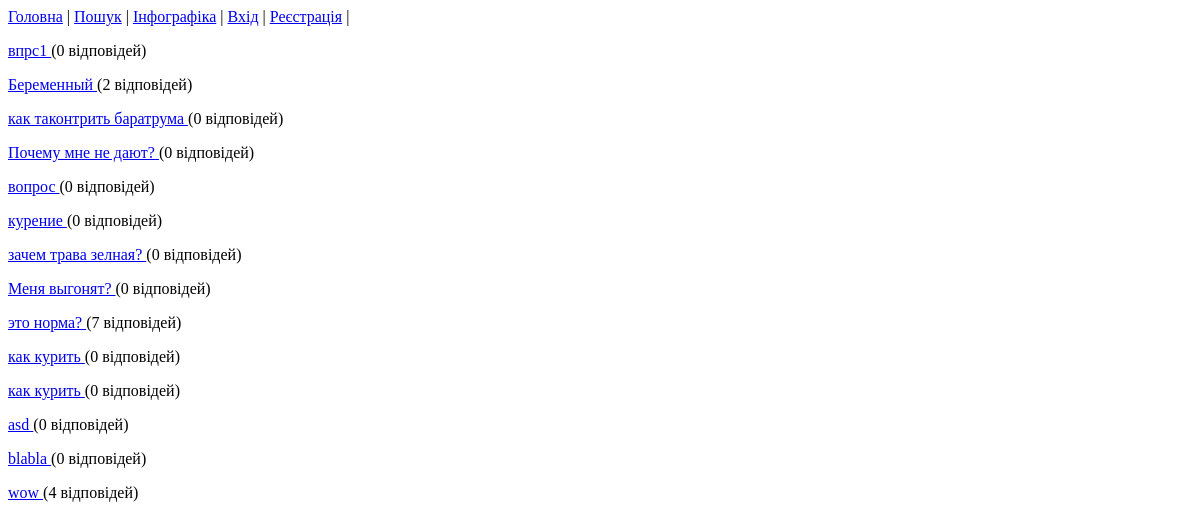
Before: / with the older database file.
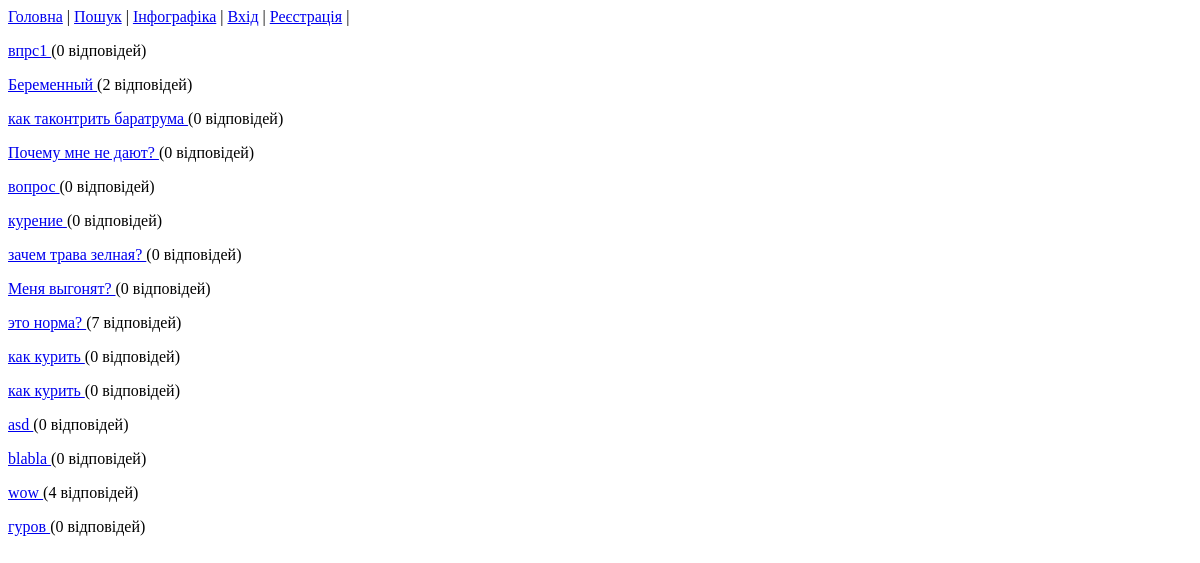
After: the same page with the newer database file.
### qanda/models.py (models this page shows)
class Question(models.Model):
   title = models.TextField()
   content = models.TextField()
   postdate = models.DateField()
   user_iduser = models.ForeignKey(User)
   likes = models.ManyToManyField(User,related_name="question_likes", default=0) #???
   tags = models.ManyToManyField(Tag,related_name="question_tags")

class Answer(models.Model):
    content = models.TextField()
    postdate = models.DateField()
    user_iduser = models.ForeignKey(User)
    question_idquestion = models.ForeignKey('Question', db_column='question_idquestion', related_name='answers')
    likes = models.ManyToManyField(User, related_name="answer_likes")

### qanda/views.py (the view)
# urls.py: url(r'', 'qanda.views.index')
def index(request):
    olist = Question.objects.all()
    if request.GET.get('search_tag'):
        st = request.GET['search_tag']
        olist = Question.objects.filter(tags__id__contains=st)
    if request.GET.get('search_by_user'):
        su = request.GET['search_by_user']
        olist = Question.objects.filter(user_iduser = su)
    return render_to_response('index.html', {'obj_list': olist},  context_instance=RequestContext(request))

### qanda/templates/index.html (shortened to what this page needs)
{% extends "base.html" %}
{% block main_content %}
    {% for q in obj_list %}
        <p> <a href="details?id={{ q.id }}"> {{ q.title  }} </a>    ({{ q.answers.all  | length }} відповідей)  </p>
    {% endfor %}
{% endblock %}

Changed rows visible on the page:
added Question: title "гуров", answers.all|length "0"
